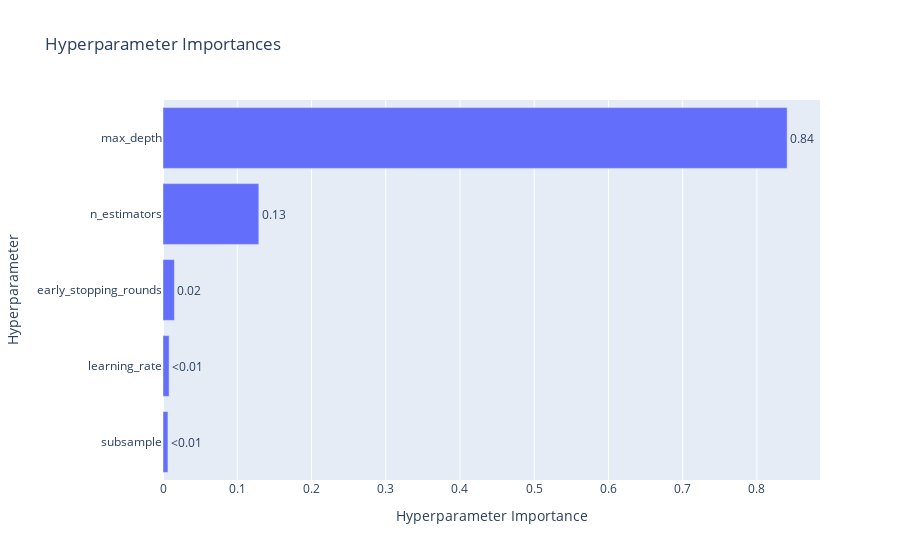

Notebook source saved alongside this figure:
### Code cell
optuna.visualization.plot_optimization_history(study)
optuna.visualization.plot_param_importances(study)

### Figure 1 — Plotly figure (JSON) as saved in the notebook; plotly's stock layout.template omitted (floating-point values rounded to 4 significant figures)
{"data": [{"cliponaxis": false, "hovertemplate": ["subsample (FloatDistribution): 0.006659465508092373<extra></extra>", "learning_rate (FloatDistribution): 0.008245952124093169<extra></extra>", "early_stopping_rounds (IntDistribution): 0.015364430936263027<extra></extra>", "n_estimators (IntDistribution): 0.12905763432871464<extra></extra>", "max_depth (IntDistribution): 0.8406725171028367<extra></extra>"], "name": "Objective Value", "orientation": "h", "text": ["<0.01", "<0.01", "0.02", "0.13", "0.84"], "textposition": "outside", "type": "bar", "x": [0.006659, 0.008246, 0.01536, 0.1291, 0.8407], "y": ["subsample", "learning_rate", "early_stopping_rounds", "n_estimators", "max_depth"]}], "layout": {"title": {"text": "Hyperparameter Importances"}, "xaxis": {"title": {"text": "Hyperparameter Importance"}}, "yaxis": {"title": {"text": "Hyperparameter"}}}}
